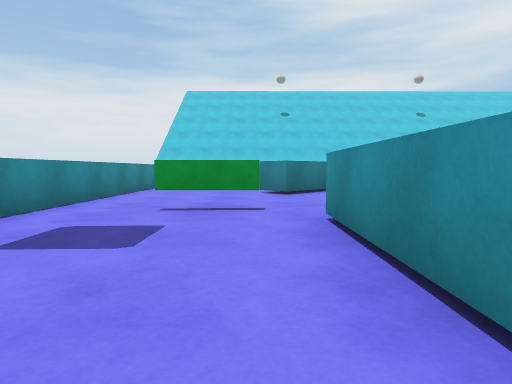
[1] (above)

18 first-person views from a walk through a scene from a Unity 3-D project. The camera is 0.62 m above the floor, tilts 4° down and sees 75° across. The floor is counted in squares, 1 m on a side. Each view is taken from the middle of a square. On the plan, view 1 faces up. The plan holds only what a view shows up to about 10 squares ahead; the rest is blank. The place goes on beyond the plan. The player is left out. Surface patterns are stand-ins for the level's own textures.

[2]
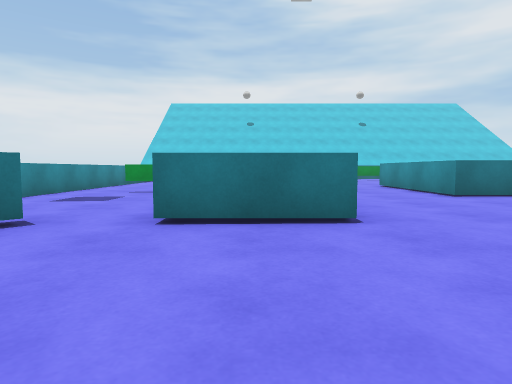

[3]
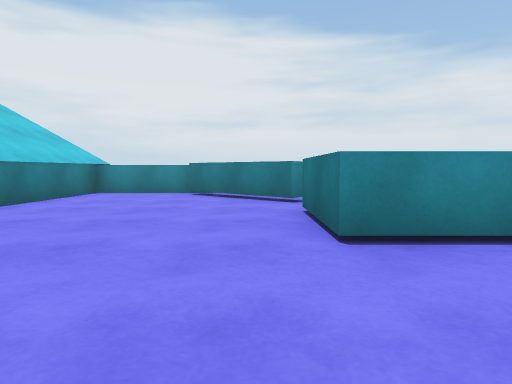

[4]
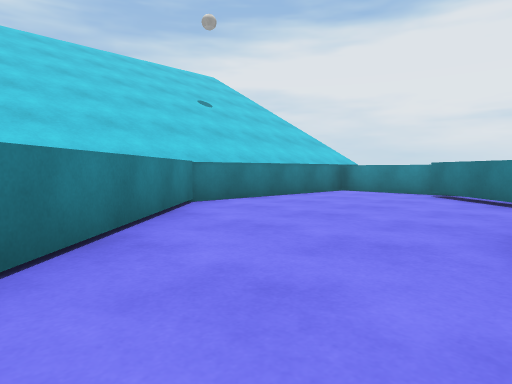

[5]
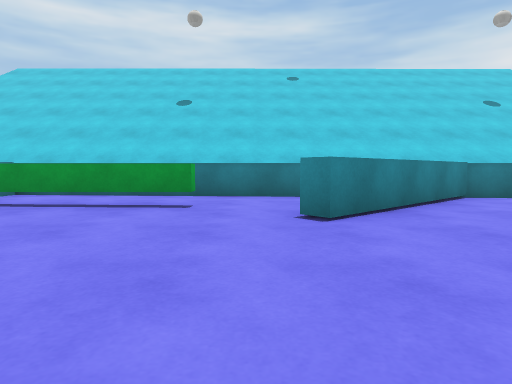

[6]
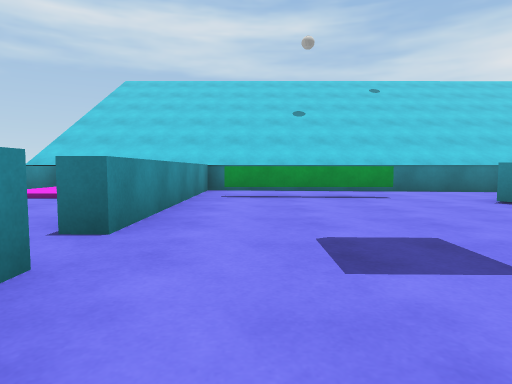

[7]
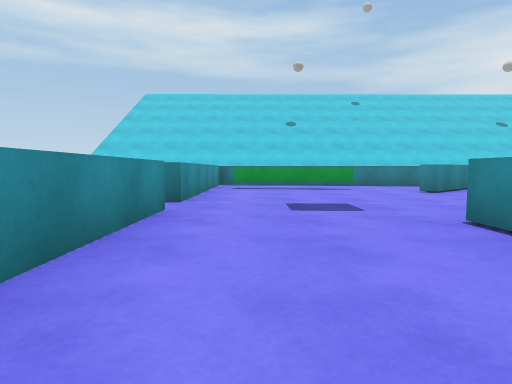

[8]
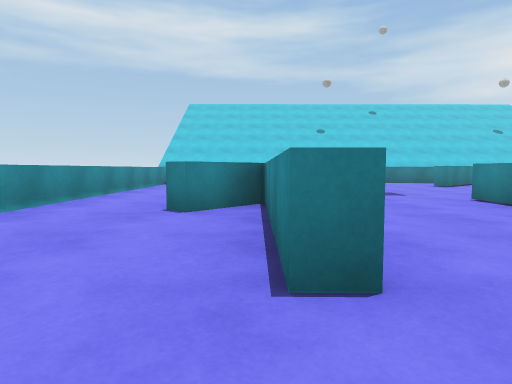

[9]
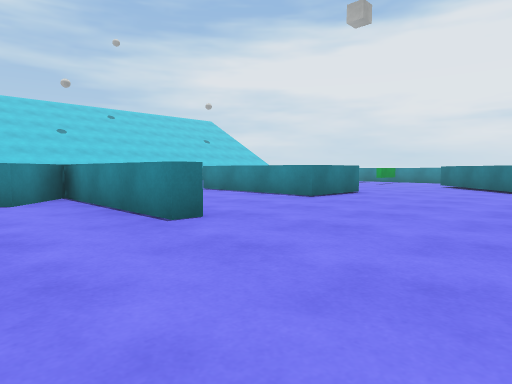

[10]
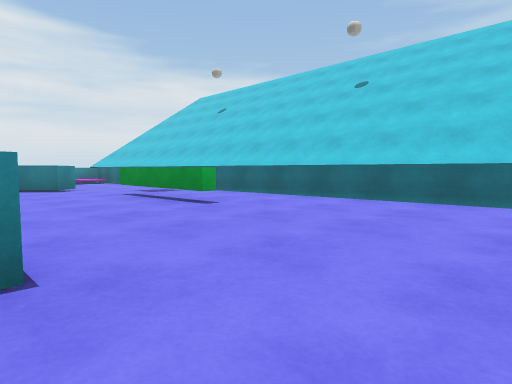

[11]
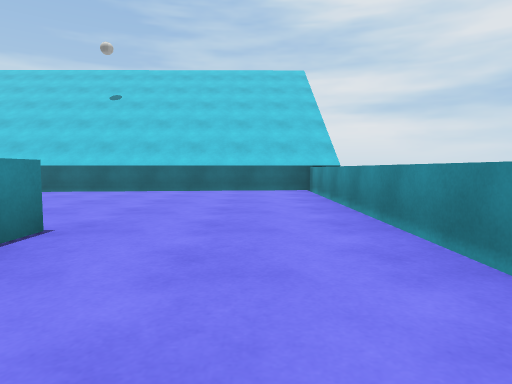

[12]
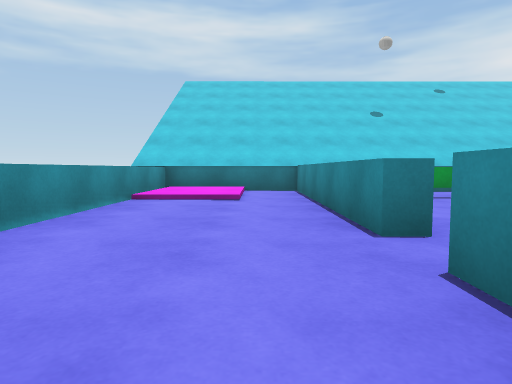

[13]
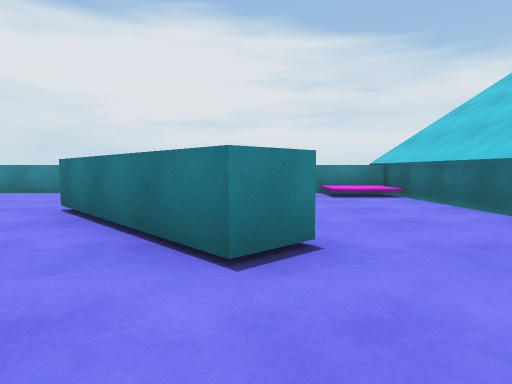

[14]
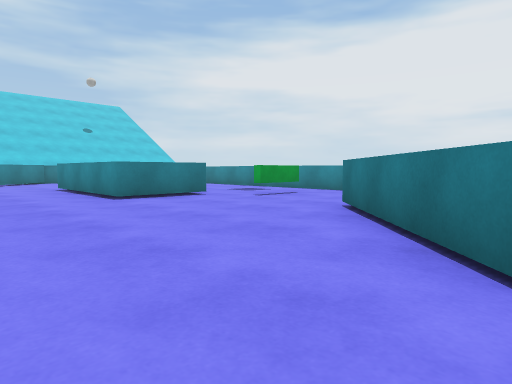

[15]
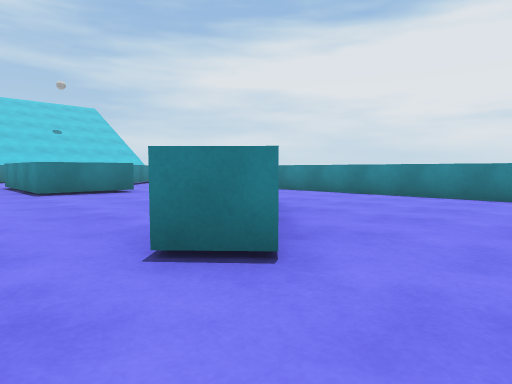

[16]
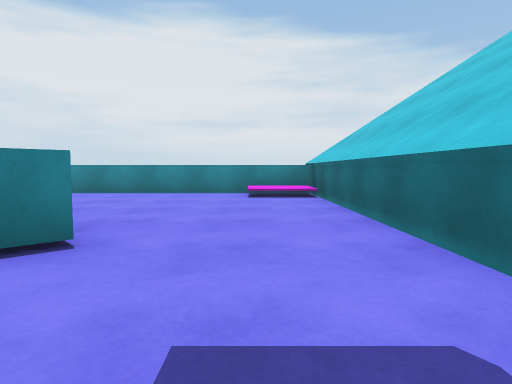

[17]
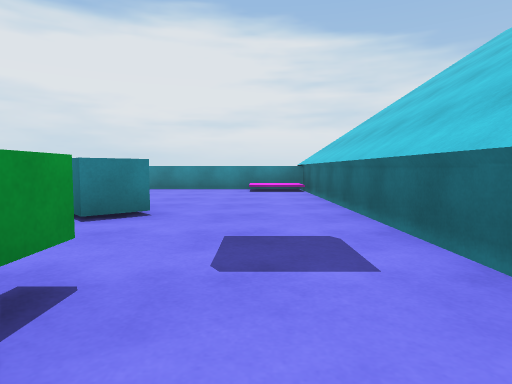

[18]
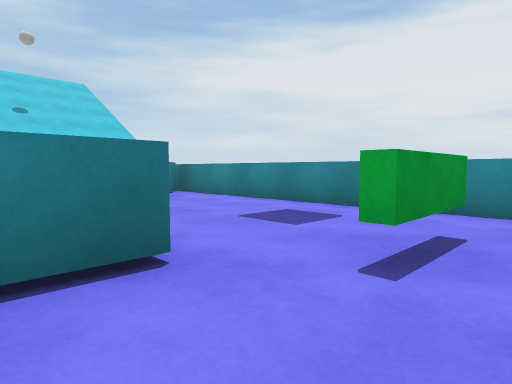

### Floor plan
Key: @ floor where view 1 was taken; # wall or solid block; . main floor; : floor 0.05 m higher than the main floor; - floor 0.05 m lower than the main floor; + floor 0.15 m higher than the main floor; ^ raised ledge.
Columns run from 4 left of view 1 to 17 right of it. Each row starts with its distance up from view 1.
 15 ######################
 14 #^^-----........:::::^
 13 #^^-----........:::::^
 12 #-------...^^^..:::::^
 11 #------#........:::::^
 10 #-----##........:::::^
  9 #----##-........:::::^
  8 #----#--........:^:::^
  7 #-------..##^...:^:::^
  6 #-------..# ^...:^:::
  5 #--^----..# ^...:^^::^
  4 #----###..# ^...:^:::^
  3 #----###..##^...:^:::^
  2 #----###........:^:::^
  1 #----###........:::::^
  0 #--#@###........:^:::^
 -1 #-##----........:^:::^
 -2 ###-----..#.....:^:::^
 -3 ##------###.....:^:++^
 -4 #------##.......:^:++^
 -5 #------#........:^:++^
 -6 ######################

Where each view was taken, in squares from view 1:
view 1: 0 up, 0 right, facing up
view 2: 4 down, 2 right, facing up
view 3: 1 down, 6 right, facing left
view 4: 0 up, 6 right, facing down-left
view 5: 2 up, 7 right, facing down
view 6: 4 up, 11 right, facing down
view 7: 7 up, 11 right, facing down
view 8: 10 up, 13 right, facing down
view 9: 12 up, 15 right, facing down-left
view 10: 8 up, 15 right, facing up-left
view 11: 5 up, 15 right, facing up
view 12: 4 up, 14 right, facing down
view 13: 11 up, 6 right, facing left
view 14: 11 up, 6 right, facing down-left
view 15: 13 up, 5 right, facing down-left
view 16: 13 up, 6 right, facing left
view 17: 13 up, 8 right, facing left
view 18: 6 up, 2 right, facing down-left
